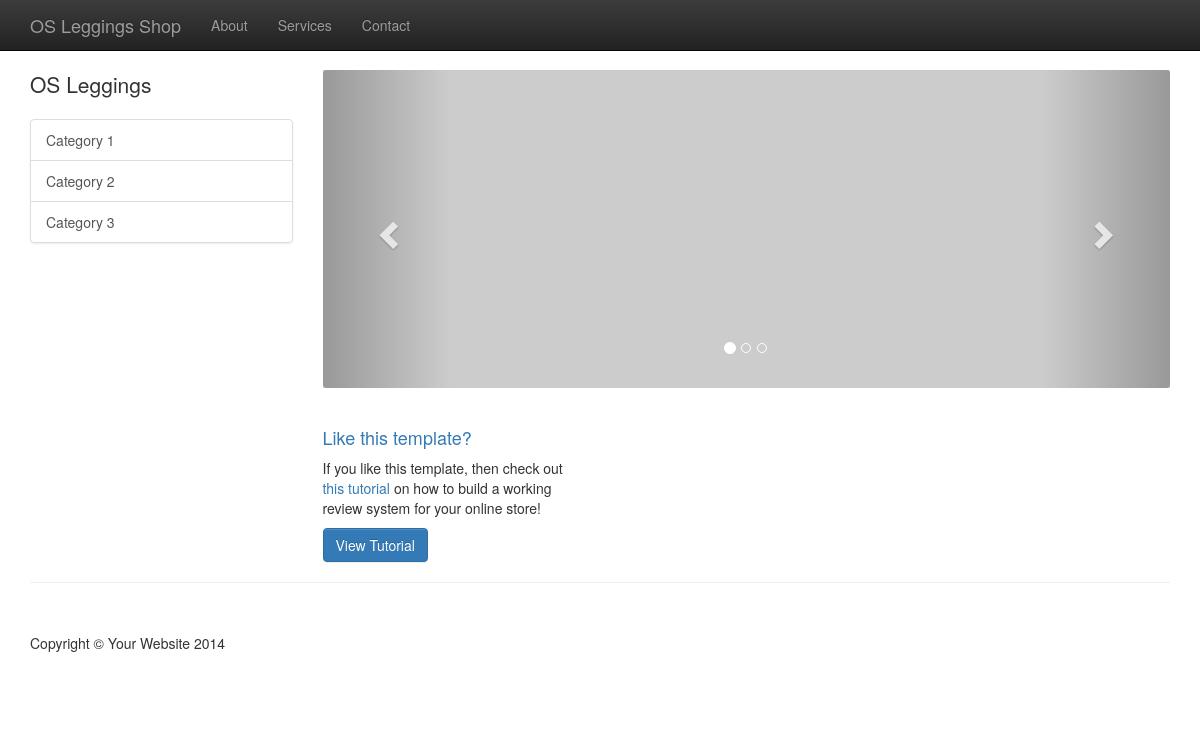
The app's page /, older data.
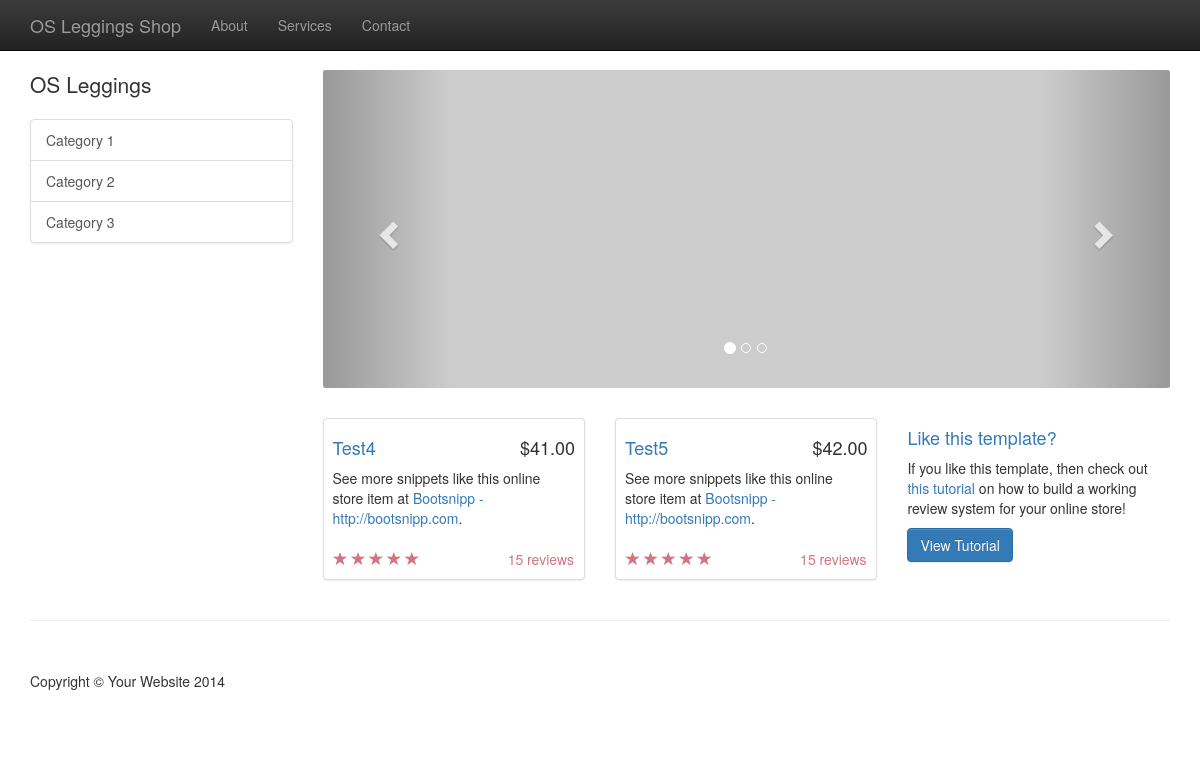
The same page, newer data.
### shop/models.py (models this page shows, shortened)
class Item(models.Model):
    title = models.CharField(max_length=200)
    description = models.TextField()
    price = models.DecimalField(max_digits=6, decimal_places=2)
    image = models.ImageField(upload_to='image_uploads')
    thumbnail = models.ImageField(
        upload_to='thumbnail_uploads',
        max_length=500,
        null=True,
        blank=True
    )

### shop/views.py (the view)
# urls.py: url(r'^$', views.shop_list, name='shop_list'),
def shop_list(request):
    items = Item.objects.all()
    return render(request, 'shop/shop_index.html', {'items': items})

### shop/templates/shop/shop_index.html (shortened to what the changed rows need)
{% load staticfiles %}
<!DOCTYPE html>
<html lang="en">
<head>
    <link rel="stylesheet" href="//maxcdn.bootstrapcdn.com/bootstrap/3.2.0/css/bootstrap.min.css">
    <link rel="stylesheet" href="//maxcdn.bootstrapcdn.com/bootstrap/3.2.0/css/bootstrap-theme.min.css">
    <link rel="stylesheet" href="{% static 'css/bootstrap.min.css' %}">
    <link rel="stylesheet" href="{% static 'css/shop-homepage.css' %}">
</head>
<body>
    <div class="container">
        <div class="row">
            <div class="col-md-9">
                <div class="row">
                    {% for item in items %}
                    <div class="col-sm-4 col-lg-4 col-md-4">
                        <div class="thumbnail">
                            <div class="caption">
                                <h4 class="pull-right">${{ item.price }}</h4>
                                <h4><a href="#">{{ item.title }}</a>
                                </h4>
                                <p>See more snippets like this online store item at <a target="_blank" href="http://www.bootsnipp.com">Bootsnipp - http://bootsnipp.com</a>.</p>
                            </div>
                            <div class="ratings">
                                <p class="pull-right">15 reviews</p>
                                <p>
                                    <span class="glyphicon glyphicon-star"></span>
                                    <span class="glyphicon glyphicon-star"></span>
                                    <span class="glyphicon glyphicon-star"></span>
                                    <span class="glyphicon glyphicon-star"></span>
                                    <span class="glyphicon glyphicon-star"></span>
                                </p>
                            </div>
                        </div>
                    </div>
                    {% endfor %}
                </div>
            </div>
        </div>
    </div>
</body>
</html>

Row changes from the older to the newer data that the page shows:
added Item: price "41.00", title "Test4"
added Item: price "42.00", title "Test5"
